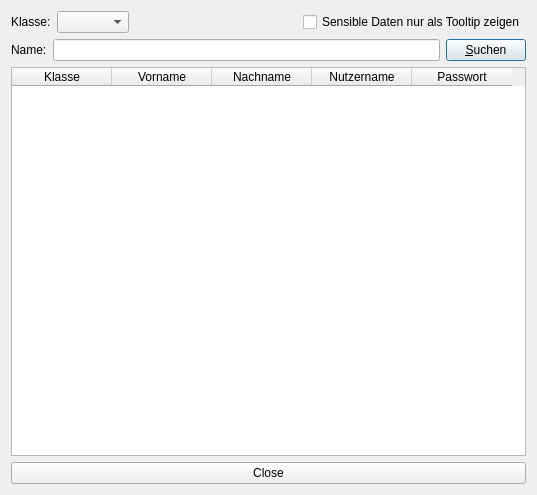
<?xml version="1.0" encoding="UTF-8"?>
<ui version="4.0">
 <class>MainDlg</class>
 <widget class="QDialog" name="MainDlg">
  <property name="geometry">
   <rect>
    <x>0</x>
    <y>0</y>
    <width>537</width>
    <height>495</height>
   </rect>
  </property>
  <property name="windowTitle">
   <string>Passwort-Finder (KGS Rastede)</string>
  </property>
  <layout class="QGridLayout" name="gridLayout">
   <item row="0" column="0">
    <widget class="QLabel" name="label">
     <property name="text">
      <string>Klasse:</string>
     </property>
    </widget>
   </item>
   <item row="0" column="1">
    <widget class="QComboBox" name="klassenCombo"/>
   </item>
   <item row="0" column="2">
    <spacer name="horizontalSpacer">
     <property name="orientation">
      <enum>Qt::Horizontal</enum>
     </property>
     <property name="sizeHint" stdset="0">
      <size>
       <width>270</width>
       <height>17</height>
      </size>
     </property>
    </spacer>
   </item>
   <item row="0" column="3">
    <widget class="QCheckBox" name="verdeckenCheckBox">
     <property name="text">
      <string>Sensible Daten nur als Tooltip zeigen</string>
     </property>
    </widget>
   </item>
   <item row="1" column="0" colspan="4">
    <layout class="QHBoxLayout" name="horizontalLayout_2">
     <item>
      <widget class="QLabel" name="label_2">
       <property name="text">
        <string>Name:</string>
       </property>
      </widget>
     </item>
     <item>
      <widget class="QLineEdit" name="name_le"/>
     </item>
     <item>
      <widget class="QPushButton" name="such_knopf">
       <property name="text">
        <string>&amp;Suchen</string>
       </property>
      </widget>
     </item>
    </layout>
   </item>
   <item row="2" column="0" colspan="4">
    <widget class="QTableWidget" name="tabelle">
     <column>
      <property name="text">
       <string>Klasse</string>
      </property>
     </column>
     <column>
      <property name="text">
       <string>Vorname</string>
      </property>
     </column>
     <column>
      <property name="text">
       <string>Nachname</string>
      </property>
     </column>
     <column>
      <property name="text">
       <string>Nutzername</string>
      </property>
     </column>
     <column>
      <property name="text">
       <string>Passwort</string>
      </property>
     </column>
    </widget>
   </item>
   <item row="3" column="0" colspan="4">
    <widget class="QPushButton" name="closeButton">
     <property name="text">
      <string>Close</string>
     </property>
    </widget>
   </item>
  </layout>
 </widget>
 <resources/>
 <connections>
  <connection>
   <sender>closeButton</sender>
   <signal>clicked()</signal>
   <receiver>MainDlg</receiver>
   <slot>accept()</slot>
   <hints>
    <hint type="sourcelabel">
     <x>594</x>
     <y>588</y>
    </hint>
    <hint type="destinationlabel">
     <x>320</x>
     <y>305</y>
    </hint>
   </hints>
  </connection>
 </connections>
</ui>
